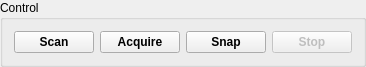
<?xml version="1.0" encoding="UTF-8"?>
<ui version="4.0">
 <class>groupControl</class>
 <widget class="QGroupBox" name="groupControl">
  <property name="geometry">
   <rect>
    <x>0</x>
    <y>0</y>
    <width>257</width>
    <height>56</height>
   </rect>
  </property>
  <property name="title">
   <string>Control</string>
  </property>
  <layout class="QHBoxLayout" name="horizontalLayout">
   <item>
    <widget class="QPushButton" name="pushScan">
     <property name="font">
      <font>
       <weight>75</weight>
       <bold>true</bold>
      </font>
     </property>
     <property name="toolTip">
      <string>Scan indefinitely without recording</string>
     </property>
     <property name="text">
      <string>Scan</string>
     </property>
     <property name="iconSize">
      <size>
       <width>8</width>
       <height>12</height>
      </size>
     </property>
     <property name="checkable">
      <bool>false</bool>
     </property>
     <property name="flat">
      <bool>false</bool>
     </property>
    </widget>
   </item>
   <item>
    <widget class="QPushButton" name="pushAcquire">
     <property name="font">
      <font>
       <weight>75</weight>
       <bold>true</bold>
      </font>
     </property>
     <property name="toolTip">
      <string>Begin recording to a file</string>
     </property>
     <property name="text">
      <string>Acquire</string>
     </property>
    </widget>
   </item>
   <item>
    <widget class="QPushButton" name="pushSnap">
     <property name="font">
      <font>
       <weight>75</weight>
       <bold>true</bold>
      </font>
     </property>
     <property name="toolTip">
      <string>Scan indefinitely without recording</string>
     </property>
     <property name="text">
      <string>Snap</string>
     </property>
     <property name="iconSize">
      <size>
       <width>8</width>
       <height>12</height>
      </size>
     </property>
     <property name="checkable">
      <bool>false</bool>
     </property>
     <property name="flat">
      <bool>false</bool>
     </property>
    </widget>
   </item>
   <item>
    <widget class="QPushButton" name="pushStop">
     <property name="enabled">
      <bool>false</bool>
     </property>
     <property name="font">
      <font>
       <weight>75</weight>
       <bold>true</bold>
      </font>
     </property>
     <property name="toolTip">
      <string>Stop scanning and acquisition</string>
     </property>
     <property name="text">
      <string>Stop</string>
     </property>
     <property name="default">
      <bool>false</bool>
     </property>
     <property name="flat">
      <bool>false</bool>
     </property>
    </widget>
   </item>
  </layout>
 </widget>
 <resources/>
 <connections/>
</ui>
